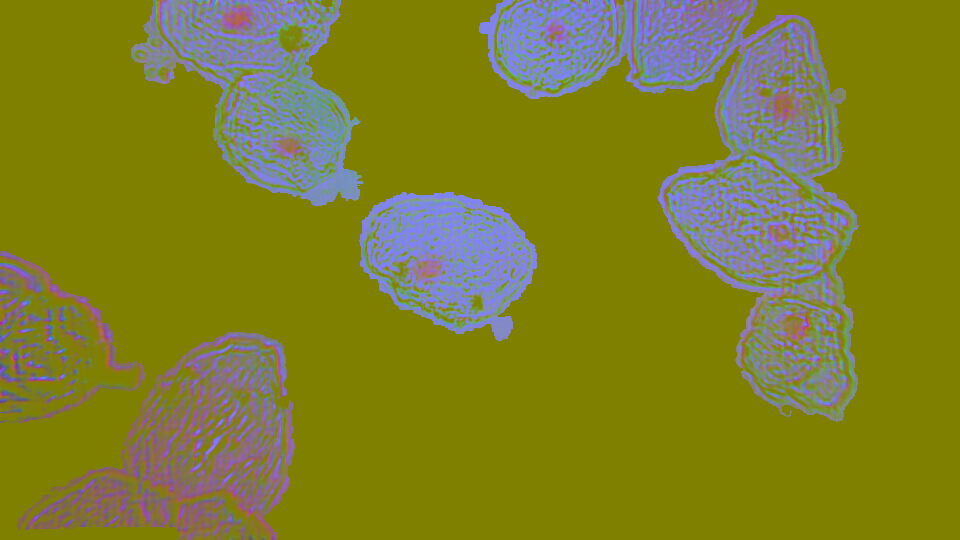
#> input picture ycrcb.png, 960 x 540 px
$ python BlueDetection.py   (older library calls are emulated)
#> lines starting #> are read from the running program, lines starting #| are printed output that depends on the picture; after the words box and inside, x2 and y2 are one past the last pixel; in counts of white or black regions, pixels touching at a corner belong together
# Standard imports
import numpy as np
import cv2
#from skimage.measure import compare_ssim

#winName = "Cell fish"

masking = True
#tracking = True

def nothing(*arg):
    pass

def setBlue():
    # [16 lines of commented-out code are left out]


    cv2.setTrackbarPos('lower - red', 'RGB', 125)
    cv2.setTrackbarPos('lower - green', 'RGB', 60)
    cv2.setTrackbarPos('lower - blue', 'RGB', 60)

    cv2.setTrackbarPos('upper - red', 'RGB', 255)
    cv2.setTrackbarPos('upper - green', 'RGB', 113)
    cv2.setTrackbarPos('upper - blue', 'RGB', 113)

if __name__ == '__main__':

    #img1 = cv2.imread('2018-08-02/10-12-46.jpg')
    #img1 = cv2.imread('2018-08-02/10-13-51.jpg')
    #img1 = cv2.imread('2018-08-02/10-14-49.jpg')

    small = cv2.imread('ycrcb.png')
#> small is the input picture: shape (540, 960, 3); mean B, G, R 40.8, 127.9, 128

    # [5 lines of commented-out code are left out]
    cv2.imshow('res', small)

    image = small

    cv2.waitKey(0)
    #cv2.destroyAllWindows()

    cv2.imshow('RGB', small)

    cv2.createTrackbar("lower - red", 'RGB', 10, 255, nothing)
    cv2.createTrackbar("lower - green", 'RGB', 10, 255, nothing)
    cv2.createTrackbar('lower - blue', 'RGB', 10, 255, nothing)

    cv2.createTrackbar('upper - red', 'RGB', 11, 255, nothing)
    cv2.createTrackbar('upper - green', 'RGB', 11, 255, nothing)
    cv2.createTrackbar('upper - blue', 'RGB', 11, 255, nothing)

    setBlue()

    if masking:
        while(1):
            # Capture frame-by-frame
            #ret, image = cap.read()

            thrs1 = cv2.getTrackbarPos('lower - red', 'RGB')
            thrs2 = cv2.getTrackbarPos('lower - green', 'RGB')
            thrs3 = cv2.getTrackbarPos('lower - blue', 'RGB')

            thrs4 = cv2.getTrackbarPos('upper - red', 'RGB')
            thrs5 = cv2.getTrackbarPos('upper - green', 'RGB')
            thrs6 = cv2.getTrackbarPos('upper - blue', 'RGB')

            # [10 lines of commented-out code are left out]
            boundaries = [
                ([thrs3, thrs2, thrs1], [thrs6, thrs5, thrs4])
            ]

            # loop over the boundaries
            for (lower, upper) in boundaries:
                # create NumPy arrays from the boundaries
                lower = np.array(lower, dtype="uint8")
                upper = np.array(upper, dtype="uint8")

                # find the colors within the specified boundaries and apply
                # the mask
                mask = cv2.inRange(image, lower, upper)
                cv2.imshow('mask', mask)
                output = cv2.bitwise_and(image, image, mask=mask)
#> this loop made 1 pass
#> pass 1, `mask = cv2.inRange(image, lower, upper)`:
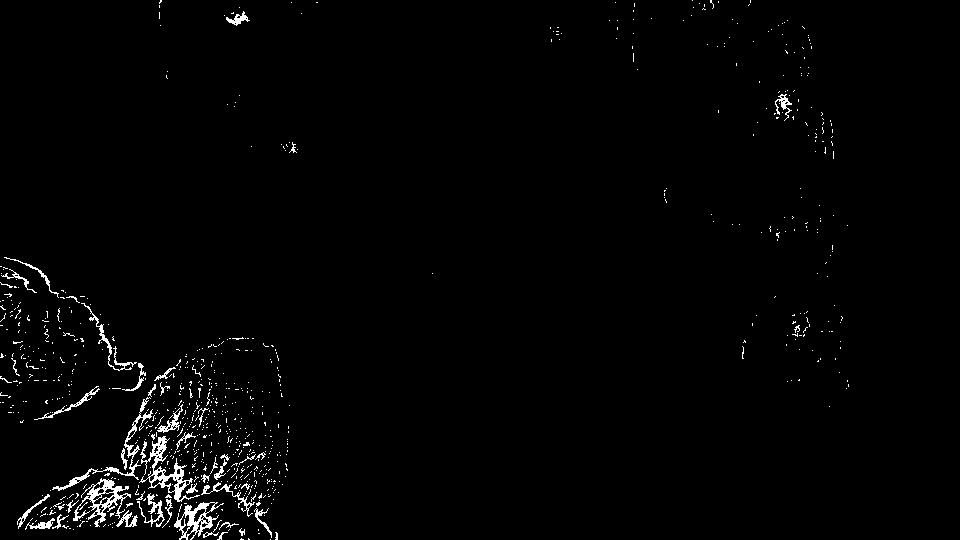
#> mask: shape (540, 960); 1.7% white in thin lines or dots, all inside (x1, y1, x2, y2) = (0, 0, 849, 540)
#> pass 1, `output = cv2.bitwise_and(image, image, mask=mask)`:
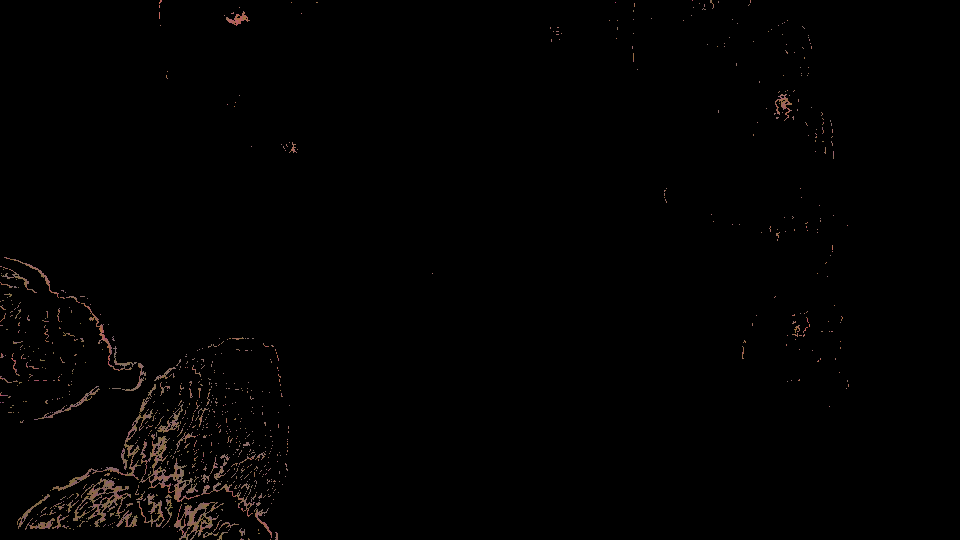
#> output: shape (540, 960, 3); mean B, G, R 1.5, 1.7, 2.3

                #imageOut = np.hstack([image, output])

            # Display the resulting frame
            cv2.imshow('result', np.hstack([image, output]))
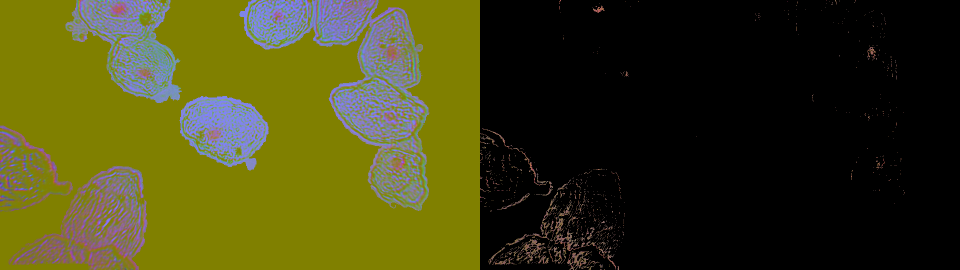
#> window 'result': shape (540, 1920, 3) (shown at 1/2 size); mean B, G, R 21.1, 64.8, 65.2
            if cv2.waitKey(1) & 0xFF == ord('q'):
#> (key q is pressed here)
                masking = False
                break

        # When everything done, release the capture
        #cap.release()
        cv2.destroyAllWindows()
